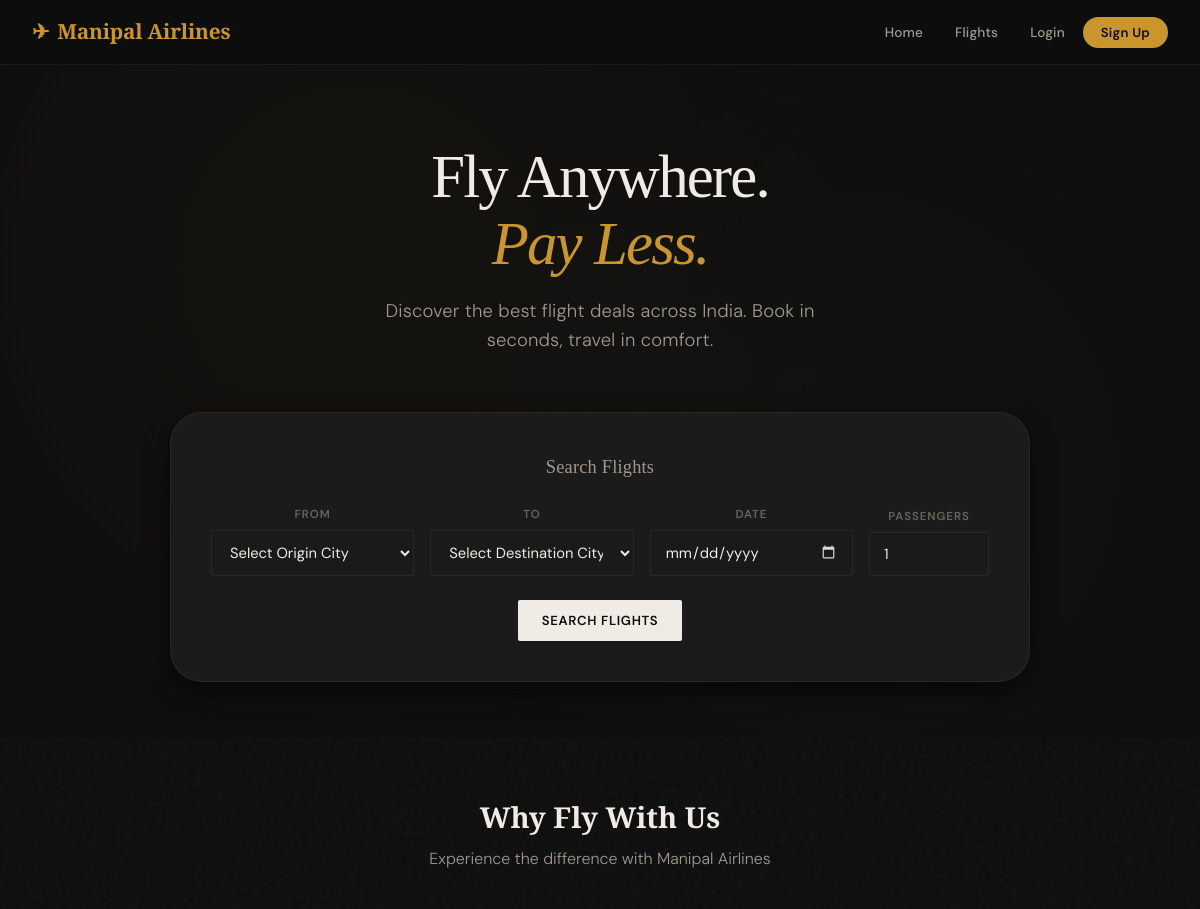
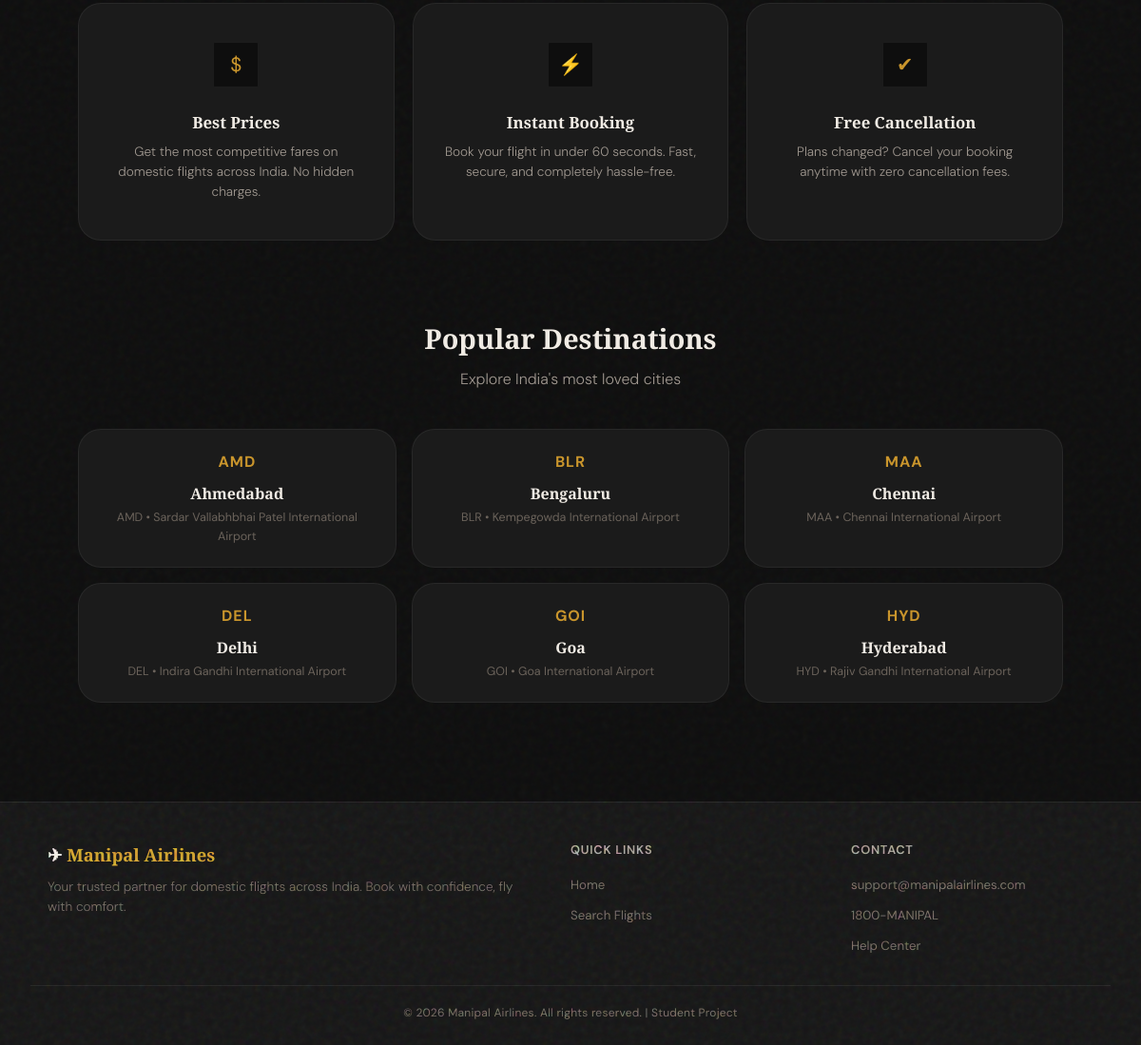
The page / on the database its author committed (2 pictures, top to bottom).
### flights/models.py (models this page shows)
class Airport(models.Model):
    code = models.CharField(max_length=10, unique=True)  # IATA code
    name = models.CharField(max_length=200)
    city = models.CharField(max_length=100)
    country = models.CharField(max_length=100, default='India')
    latitude = models.FloatField(default=0.0)
    longitude = models.FloatField(default=0.0)
    def __str__(self):
        return f"{self.city} ({self.code})"
    class Meta:
        ordering = ['city']

### flights/views.py (the view)
# urls.py: path('', views.home, name='home'),
def home(request):
    form = FlightSearchForm()
    popular_destinations = Airport.objects.all()[:6]
    return render(request, 'flights/home.html', {
        'form': form,
        'popular_destinations': popular_destinations,
    })

### flights/forms.py
class FlightSearchForm(forms.Form):
    origin = forms.ModelChoiceField(
        queryset=Airport.objects.all(),
        empty_label="Select Origin City",
        widget=forms.Select(attrs={'class': 'form-input', 'id': 'search-origin'})
    )
    destination = forms.ModelChoiceField(
        queryset=Airport.objects.all(),
        empty_label="Select Destination City",
        widget=forms.Select(attrs={'class': 'form-input', 'id': 'search-destination'})
    )
    date = forms.DateField(
        widget=forms.DateInput(attrs={'class': 'form-input', 'type': 'date', 'id': 'search-date'})
    )
    passengers = forms.IntegerField(
        min_value=1, max_value=9, initial=1,
        widget=forms.NumberInput(attrs={'class': 'form-input', 'id': 'search-passengers'})
    )

### flights/templates/flights/home.html (shortened to what this page needs)
{% extends 'flights/base.html' %}
{% load static %}
{% block content %}
<section class="hero">
    <div class="hero-content">
        <h1>
            Fly Anywhere.<br>
            <span class="gradient-text">Pay Less.</span>
        </h1>
        <p>Discover the best flight deals across India. Book in seconds, travel in comfort.</p>
    </div>
    <div class="search-box">
        <h2>Search Flights</h2>
        <form method="GET" action="{% url 'search_flights' %}">
            <div class="search-grid">
                <div class="form-group">
                    <label for="search-origin">From</label>
                    {{ form.origin }}
                </div>
                <div class="form-group">
                    <label for="search-destination">To</label>
                    {{ form.destination }}
                </div>
                <div class="form-group">
                    <label for="search-date">Date</label>
                    {{ form.date }}
                </div>
                <div class="form-group">
                    <label for="search-passengers">Passengers</label>
                    {{ form.passengers }}
                </div>
            </div>
            <div style="text-align: center; margin-top: 1.5rem;">
                <button type="submit" class="btn btn-primary" id="search-btn">
                    Search Flights
                </button>
            </div>
        </form>
    </div>
</section>
<section class="features-section">
    <h2>Why Fly With Us</h2>
    <p class="subtitle">Experience the difference with Manipal Airlines</p>
    <div class="features-grid">
        <div class="feature-card glass-card">
            <div class="feature-icon">&#36;</div>
            <h3>Best Prices</h3>
            <p>Get the most competitive fares on domestic flights across India. No hidden charges.</p>
        </div>
        <div class="feature-card glass-card">
            <div class="feature-icon">&#9889;</div>
            <h3>Instant Booking</h3>
            <p>Book your flight in under 60 seconds. Fast, secure, and completely hassle-free.</p>
        </div>
        <div class="feature-card glass-card">
            <div class="feature-icon">&#10004;</div>
            <h3>Free Cancellation</h3>
            <p>Plans changed? Cancel your booking anytime with zero cancellation fees.</p>
        </div>
    </div>
</section>
{% if popular_destinations %}
<section class="destinations-section">
    <h2>Popular Destinations</h2>
    <p class="subtitle">Explore India's most loved cities</p>
    <div class="destinations-grid">
        {% for airport in popular_destinations %}
        <div class="dest-card glass-card">
            <div class="dest-icon dest-letter">
                {{ airport.code }}
            </div>
            <h4>{{ airport.city }}</h4>
            <p>{{ airport.code }} • {{ airport.name|truncatewords:5 }}</p>
        </div>
        {% endfor %}
    </div>
</section>
{% endif %}
{% endblock %}

### flights/templates/flights/base.html (shortened to what this page needs)
{% load static %}
<!DOCTYPE html>
<html lang="en">
<head>
    <link rel="stylesheet" href="{% static 'css/style.css' %}">
</head>
<body>
    <nav class="navbar" id="main-nav">
        <div class="nav-container">
            <a href="{% url 'home' %}" class="nav-brand">
                <span class="logo-icon">&#9992;</span>
                <span>Manipal Airlines</span>
            </a>
            <ul class="nav-links" id="nav-links">
                <li><a href="{% url 'home' %}">Home</a></li>
                <li><a href="{% url 'search_flights' %}">Flights</a></li>
                {% if user.is_authenticated %}
                    <li><a href="{% url 'my_bookings' %}">My Bookings</a></li>
                    <li><a href="{% url 'profile' %}">Profile</a></li>
                    <li><a href="{% url 'logout' %}" class="btn-nav">Logout</a></li>
                {% else %}
                    <li><a href="{% url 'login' %}">Login</a></li>
                    <li><a href="{% url 'register' %}" class="btn-nav">Sign Up</a></li>
                {% endif %}
            </ul>
        </div>
    </nav>
    <main class="main-content">
        {% block content %}{% endblock %}
    </main>
    <footer class="footer">
        <div class="footer-content">
            <div class="footer-brand">
                <h3>&#9992; <span>Manipal Airlines</span></h3>
                <p>Your trusted partner for domestic flights across India. Book with confidence, fly with comfort.</p>
            </div>
            <div class="footer-links">
                <h4>Quick Links</h4>
                <ul>
                    <li><a href="{% url 'home' %}">Home</a></li>
                    <li><a href="{% url 'search_flights' %}">Search Flights</a></li>
                </ul>
            </div>
            <div class="footer-links">
                <h4>Contact</h4>
                <ul>
                    <li><a href="#">support@manipalairlines.com</a></li>
                    <li><a href="#">1800-MANIPAL</a></li>
                    <li><a href="#">Help Center</a></li>
                </ul>
            </div>
        </div>
        <div class="footer-bottom">
            <p>&copy; 2026 Manipal Airlines. All rights reserved. | Student Project</p>
        </div>
    </footer>
</body>
</html>

### rows shown on the page
Airport: code "AMD", city "Ahmedabad", name "Sardar Vallabhbhai Patel International Airport"
Airport: code "BLR", city "Bengaluru", name "Kempegowda International Airport"
Airport: code "MAA", city "Chennai", name "Chennai International Airport"
Airport: code "DEL", city "Delhi", name "Indira Gandhi International Airport"
Airport: code "GOI", city "Goa", name "Goa International Airport"
Airport: code "HYD", city "Hyderabad", name "Rajiv Gandhi International Airport"
